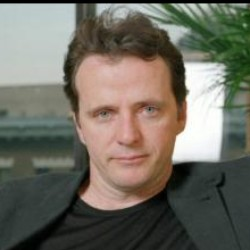
#> input picture demo1/test_face.jpg, 250 x 250 px
$ python a.py
#> lines starting #> are read from the running program, lines starting #| are printed output that depends on the picture
import cv2
import numpy as np
import time
import matplotlib.pyplot as plt

# 设置matplotlib中文字体支持
plt.rcParams['font.sans-serif'] = ['SimHei', 'Microsoft YaHei', 'DejaVu Sans']
plt.rcParams['axes.unicode_minus'] = False


def compute_rect_sum_direct(img, x, y, w, h):
    """直接计算矩形区域像素和（慢）"""
    return np.sum(img[y:y + h, x:x + w])


def compute_rect_sum_integral(integral_img, x, y, w, h):
    """使用积分图计算矩形区域像素和（快）"""
    # 积分图坐标
    x1, y1 = x, y
    x2, y2 = x + w, y + h
    # 公式：Sum = I(D) + I(A) - I(B) - I(C)
    return (integral_img[y2, x2] + integral_img[y1, x1]
            - integral_img[y2, x1] - integral_img[y1, x2])


# 1. 准备一张测试图片
img = cv2.imread('test_face.jpg', cv2.IMREAD_GRAYSCALE)
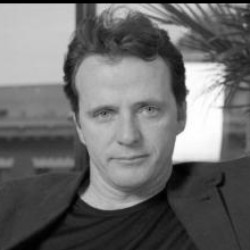
#> img: shape (250, 250); min 0, max 255, mean 107.6
h, w = img.shape
#> h = 250; w = 250

# 2. 预计算积分图
integral_img = cv2.integral(img)[1:, 1:]  # OpenCV的积分图会多一行一列
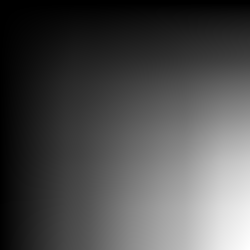
#> integral_img: shape (250, 250) int32; min 0, max 6726981, mean 2055734.8; drawn with min black and max white

# 3. 设计对比实验：计算不同大小矩形区域的时间
rect_sizes = [(10, 10), (30, 30), (50, 50), (100, 100)]
times_direct = []
times_integral = []

for rw, rh in rect_sizes:
    # 随机选择矩形位置
    x = np.random.randint(0, w - rw)
    y = np.random.randint(0, h - rh)

    # 方法A: 直接计算
    start = time.perf_counter()
    for _ in range(1000):  # 重复多次以获得可测量时间
        _ = compute_rect_sum_direct(img, x, y, rw, rh)
    times_direct.append(time.perf_counter() - start)

    # 方法B: 积分图计算
    start = time.perf_counter()
    for _ in range(1000):
        _ = compute_rect_sum_integral(integral_img, x, y, rw, rh)
    times_integral.append(time.perf_counter() - start)
#> this loop made 4 passes

# 4. 可视化结果
fig, (ax1, ax2) = plt.subplots(1, 2, figsize=(12, 4))

# 柱状图对比
labels = [f'{w}x{h}' for w, h in rect_sizes]
x = np.arange(len(labels))
width = 0.35
ax1.bar(x - width / 2, times_direct, width, label='Direct Calculation', color='salmon')
ax1.bar(x + width / 2, times_integral, width, label='Integral Image', color='lightgreen')
ax1.set_xlabel('Rectangle Size')
ax1.set_ylabel('Time for 1000 calculations (seconds)')
ax1.set_title('Integral Image Speedup Verification')
ax1.set_xticks(x)
ax1.set_xticklabels(labels)
ax1.legend()
ax1.grid(True, alpha=0.3)

# 加速比曲线
speedup = np.array(times_direct) / np.array(times_integral)
ax2.plot(labels, speedup, 'o-', linewidth=2, markersize=8, color='blue')
ax2.axhline(y=1, color='r', linestyle='--', alpha=0.5)
ax2.set_xlabel('Rectangle Size')
ax2.set_ylabel('Speedup Ratio (Direct/Integral)')
ax2.set_title('Speedup Ratio vs Rectangle Size')
ax2.grid(True, alpha=0.3)
for i, sp in enumerate(speedup):
    ax2.text(i, sp + 0.1, f'{sp:.1f}x', ha='center')
#> this loop made 4 passes
#> sp on passes 1 to 4: 0.602, 0.752, 0.804, 0.865

plt.tight_layout()
plt.savefig('integral_image_speedup.png', dpi=300, bbox_inches='tight')
plt.show()
